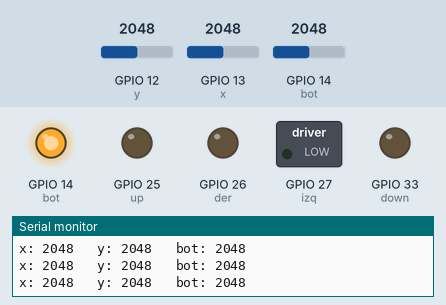
Recording of a sketch running on a simulated ESP32. On the bench: switched loads named in the sketch (green lamp = pin HIGH), output pins drawn as LEDs (lit = HIGH), the last lines printed to the serial monitor. The inputs (shaded band) are chosen by the test bench; at power-on: GPIO 12 (y) = 2048, GPIO 13 (x) = 2048, GPIO 14 (bot) = 2048.

Above: at 1.2 s.
1.3 s: GPIO 12 (y) set to 2811
2.8 s: GPIO 12 (y) set to 2923
At 3.7 s:
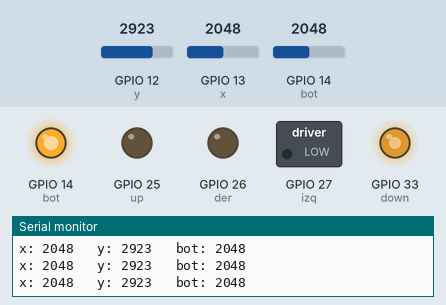
4.3 s: GPIO 13 (x) set to 2788
7.3 s: GPIO 13 (x) set to 2885
At 8.1 s:
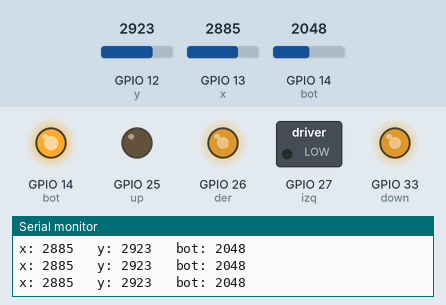
8.8 s: GPIO 12 (y) set to 3603
At 9.6 s:
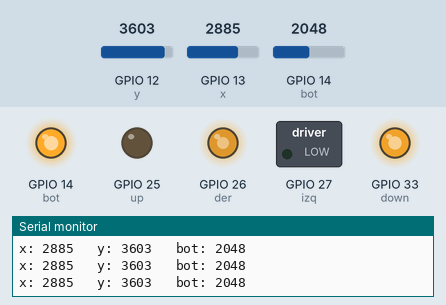
10.3 s: GPIO 13 (x) set to 3603
At 11.1 s:
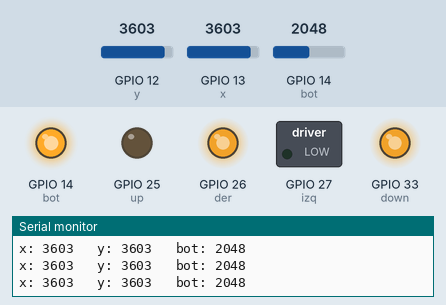
Timing chart, 0 to 12.8 s (numbered marks = the images above; inputs shaded):
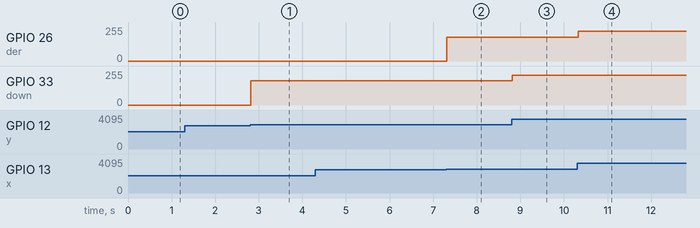

Measured:
- the behaviour switches between 2859 and 2860 on GPIO 12 (y) (found by bisection; images 0 and 1)
- the behaviour switches between 2859 and 2860 on GPIO 13 (x) (found by bisection; images 1 and 2)
- after the input at 2.8 s, GPIO 33 (down): 0/255 → 181/255 at once
- after the input at 7.3 s, GPIO 26 (der): 0/255 → 179/255 at once
- after the input at 8.8 s, GPIO 33 (down): 181/255 → 224/255 at once
- after the input at 10.3 s, GPIO 26 (der): 179/255 → 224/255 at once

The sketch:

index.ino
```cpp
// Joystick
#define x 13
#define y 12
#define bot 14

// OUTPUT Signals q
#define izq 27
#define der 26
#define up 25
#define down 33
#define boom 32

// Funciones
void controlMotor();
// void pmwBegin();


void setup() {
  Serial.begin(9600);

  // pwmBegin();
  analogWrite(bot, 255);
}

void loop() {
  controlMotor();
  delay(10);
  Serial.print("x: ");
  Serial.print(analogRead(x));
  Serial.print("\t y: ");
  Serial.print(analogRead(y));
  Serial.print("\t bot: ");
  Serial.println(analogRead(bot));

  // analogWrite(izq, 0);
  // analogWrite(der, 0);
  // analogWrite(up, 0);
  // analogWrite(down, 0);
  // analogWrite(boom, 0);
}


void controlMotor() {
  // int x_value, y_value, bot_value;

  int x_value = map(analogRead(x), 0, 4096, 0, 255);
  int y_value = map(analogRead(y), 0, 4096, 0, 255);
  int bot_value = map(analogRead(bot), 0, 4096, 0, 255);

  if ((x_value < (255 / 2) - 30) or (x_value > (255 / 2) + 30))
  {
    analogWrite(izq, 0);
    analogWrite(der, 0);
  }
  if ((y_value < (255 / 2) - 30) or (y_value > (255 / 2) + 30))
  {
    analogWrite(up, 0);
    analogWrite(down, 0);
  }

  if (x_value < (255 / 2) - 50) {
    analogWrite(izq, - x_value + 255);
  }

  if (x_value > (255 / 2) + 50)
    analogWrite(der, x_value);

  if (y_value < (255 / 2) - 50)
    analogWrite(up, - y_value + 255);

  if (y_value > (255 / 2) + 50)
    analogWrite(down, y_value);

  if (bot_value = 0)
    analogWrite(boom, 255);
}

// void pwmBegin() {
//   // ledcSetup(canal, frecuencia, resolucion);

//   // Pins de salida:
//   // ledcAttachPin(izq, OUTPUT);
//   // ledcAttachPin(der, OUTPUT);
//   // ledcAttachPin(up, OUTPUT);
//   // ledcAttachPin(down, OUTPUT);
// }
```
